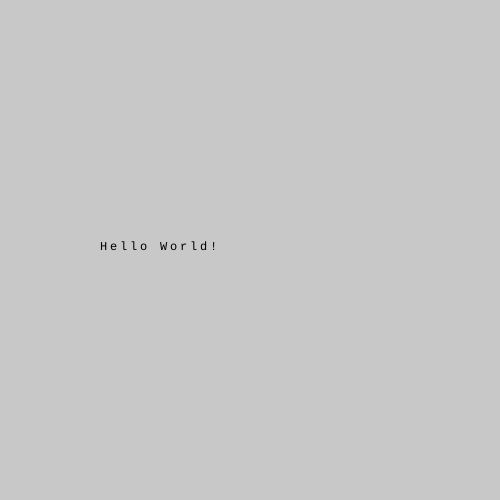
Frame 1 (no input)
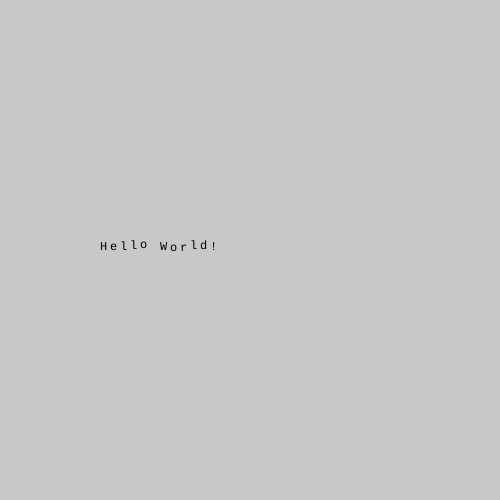
Frame 60 (no input)
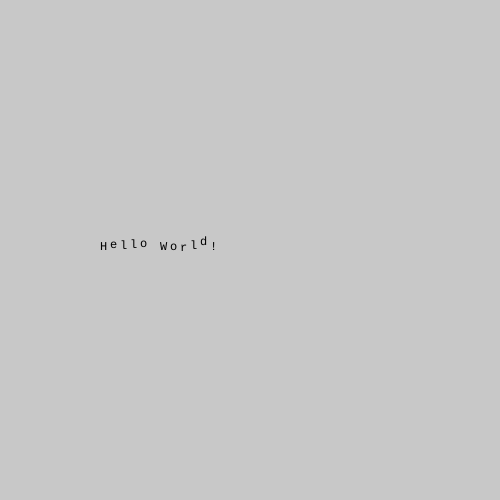
Frame 120 (the mouse pressed at the canvas centre since frame 60)

The p5.js sketch that drew these frames (run headless with seeded random() and noise() and a simulated clock; from frame 60 on, the mouse is pressed at the canvas centre):

// p5.js sketch
// ── sketch.js
var balls = [];
var chars = "Hello World!";
function setup() {
  createCanvas(500, 500);
  smooth();
  var numOfBalls = 5;
  textFont('COURIER');
  for (var i=0; i<chars.length; i++) {
    var size = 10;
    balls[i] = new MovingChar(chars[i], 100 + i * size, height/2, size, 2.0 + random(1), 2.0 + random(1));
  }
}

function draw() {
  background(200);
  for (var i=0; i<balls.length; i++) {
    balls[i].move();
    balls[i].bounce(width, height);
    balls[i].draw();
  }
}

// ── movingChar.js
class MovingChar {
  constructor(char, x, y, size, speedX, speedY) {
    this.char = char;
    this.x = x;
    this.y = y;
    this.size = size;
    this.speedX = speedX;
    this.speedY = speedY;
  }

  move() {
    this.y = this.y + random(-.3, .3);
  }

  bounce (width, height) {
    if (this.x > width || this.x < 0) {
      this.speedX = this.speedX * -1;
    } else if (this.y > height || this.y < 0) {
      this.speedY = this.speedY * -1;
    }
  }

  draw () {
    //textSize(this.size);
    text(this.char, this.x, this.y);
  }
}
